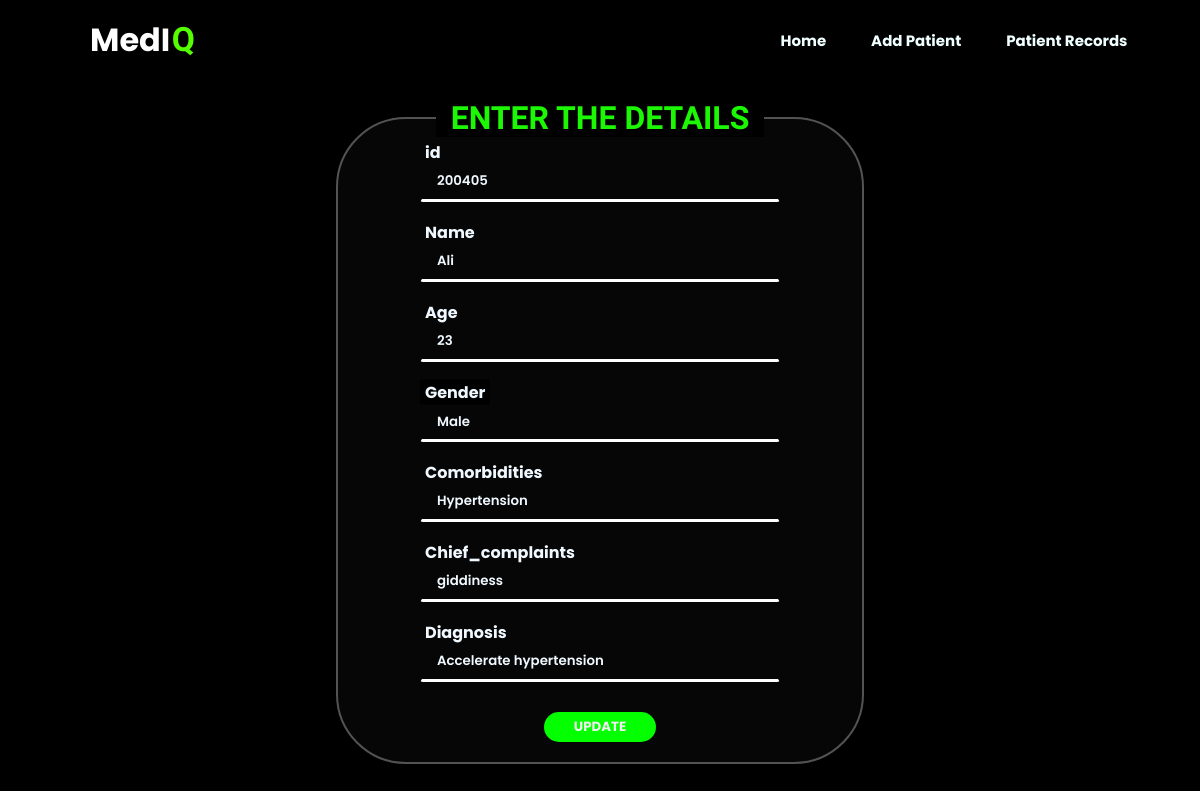
/update/200405, run on the app's committed database.
### tables this page shows
CREATE TABLE patients 
                 (id integer primary key autoincrement,
                 name text not null,
                 age integer,
                 gender text,
                 comorbidities text,
                 chief_complaints text,
                 diagnosis text);

### pt.py (the view, shortened to what this page needs)
@app.route('/update/<int:id>',methods=['POST','GET'])
def update(id):
    if request.method=="GET":
        conn=conn_db()
        patient=conn.execute('select * from patients where id= ?',(id,)).fetchone()
        return render_template('update.html',patient=patient)

### pt.py (called while the page is built)
def conn_db():
    con=sql.connect(my_database)
    con.row_factory= sql.Row
    return con

### sample EHR/templates/update.html (shortened to what this page needs)
<!DOCTYPE html>
<html lang="en">
<head>
</head>
<body>
    <nav>
        <h3 class="hnav">
             MedI<span class="q">Q</span>
        </h3>
        <div class="atag">
            <a href="{{url_for('home')}}">Home</a>
            <a href="/create">Add Patient</a>
            <a href="/patient">Patient Records</a>
        </div>
    </nav>
    <div class="container">
        <form  method="post" class="main">
            <h3 class="heading">ENTER THE DETAILS</h3>
            <div class="input-group">
                <input type="number" name="id" id="id" value="{{patient.id}}" class="remove" required>
                <label for="id">id</label>
            </div>
            <div class="input-group">
                <input type="name" name="name" id="name" value="{{patient.name}}" required>
                <label for="name">Name</label>
            </div>
            <div class="input-group">
                <input type="number" name="age" id="age" value="{{patient.age}}" class="remove" required>
                <label for="age">Age</label>
            </div>
            <div class="input-group">
                <select name="gender" id="gender" required>
                    <option value="male" {% if patient.gender =='male' %}selected{% endif %}>Male</option>
                </select>
                <label for="gender">Gender</label>
            </div>
            <div class="input-group">
                <input type="text" name="comorbidities" id="comorbidities" value="{{patient.comorbidities}}" required>
                <label for="comorbidities">Comorbidities</label>
            </div>
            <div class="input-group">
                <input type="text" name="chief_complaints" id="chief_complaints" value="{{patient.chief_complaints}}" required>
                <label for="chief_complaints">Chief_complaints</label>
            </div>
            <div class="input-group">
                <input type="text" name="diagnosis" id="diagnosis" value="{{patient.diagnosis}}" required>
                <label for="diagnosis">Diagnosis</label>
            </div>
            <button type="submit">Update</button>
        </form>
    </div>
</body>
</html>

### sample EHR/templates/update.html (style rules this page uses)
* { margin: 0; padding: 0; box-sizing: border-box; }
body { height:100vh; background-color: black; display: flex; align-items: center; justify-content: center; }
nav { display: flex; justify-content: space-between; align-items: center; height:60px; padding: 10px 100px; position:fixed; top: 0; left: 0; right: 0; margin:10px 10px 0 10px; border-radius: 10px; backdrop-filter: blur(10px); overflow: hidden; }
.container { margin-top:80px; width: 100%; min-height:calc(100vh - 60px); display: flex; justify-content: center; align-items: center; }
.hnav { font-size:2rem; font-family:'poppins'; color: rgb(255, 255, 255); margin-left: -20px; }
.q { color: #55ff00; font-family:rowdies; font-size: 2.1rem; margin-left: 1.5px; }
.atag { display: flex; justify-content: space-around; align-items: center; width:40%; height: 100%; margin-right: -60px; }
a { color: azure; text-decoration: none; font-family:poppins; font-size: 15px; font-weight: 700; position: relative; transition: transform 1s ease; }
a::before { content: ''; position: absolute; top: 100%; left: 0; height: 2px; border: none; border-radius: 10px; background-color:rgb(29, 246, 5); }
.main { margin:25px; width: 44%; height:80%; padding: 20px; display: flex; flex-direction: column; justify-content: center; align-items: center; border: 2px solid rgb(84, 83, 83); background: rgba(63, 63, 63, 0.1);; backdrop-filter:blur(10px); border-radius: 70px; }
.heading { color: rgb(28, 247, 4); background-color: black; font-size: 2rem; padding: 0 15px; font-family:rowdies; margin:-40px 0 5px 0; }
.input-group { margin: 20px 0; position: relative; }
.input-group label { position: absolute; transform: translateY(-50%); top:50%; left:0px; padding: 0 5px; color: aliceblue; font-family:poppins; font-weight: 700; pointer-events:none; transition: .5s; }
.input-group input,select { color: aliceblue; width: 360px; height: 40px; padding: 0 15px; font-weight: 600; font-family:poppins; outline: none; border: 2px solid transparent; border-radius: 3px; background-color:transparent; border-bottom: 3px solid white; }
.input-group select { -webkit-appearance: none; }
.input-group input:focus ~ label, .input-group input:valid ~ label { top:-10px; left: 0; background-color:transparent; transition: .5s ease; }
.input-group select:focus ~ label, .input-group select:valid ~ label { top:-10px; background-color:black; transition: .5s ease; }
input:valid { outline: none; background-color:transparent; }
select:valid { outline: none; background-color:transparent; }
.input-group option { color: white; font-size: 16px; background-color: black; border-radius: 20px; }
button { margin-top: 10px; text-transform: uppercase; padding: 5px 30px; border:none; border-radius:20px; color: rgb(239, 239, 239); font-family:poppins; font-weight: 700; background-color:rgb(4, 255, 0); transition: transform 1s ease; }

### data on the page
patients: id "200405", name "Ali", age "23", gender "Male", comorbidities "Hypertension", chief_complaints "giddiness", diagnosis "Accelerate hypertension"
